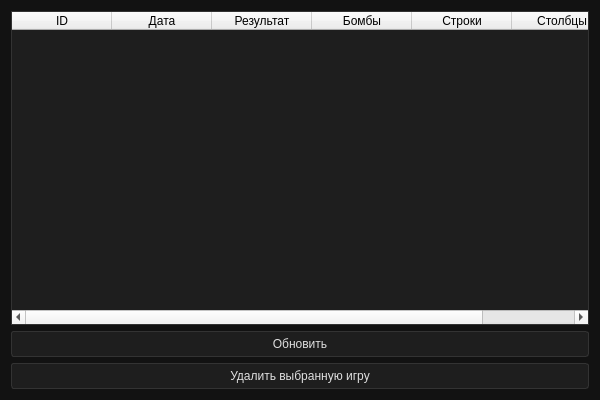
<?xml version="1.0" encoding="UTF-8"?>
<ui version="4.0">
 <class>DatabaseEditor</class>
 <widget class="QDialog" name="DatabaseEditor">
  <property name="geometry">
   <rect>
    <x>0</x>
    <y>0</y>
    <width>600</width>
    <height>400</height>
   </rect>
  </property>
  <property name="styleSheet">
   <string notr="true">
    QDialog {
        background-color: #121212;
        color: #E0E0E0;
    }
    QPushButton {
        background-color: #1E1E1E;
        color: #E0E0E0;
        border: 1px solid #333;
        padding: 5px;
        border-radius: 3px;
    }
    QPushButton:hover {
        background-color: #2E2E2E;
    }
    QPushButton:pressed {
        background-color: #3E3E3E;
    }
    QTableWidget {
        background-color: #1E1E1E; 
        color: #E0E0E0;
        border: 1px solid #333;
    }
    QTableWidget::item {
        background-color: #1E1E1E; 
        color: #E0E0E0;  
        border: 1px solid #333;
    }
    QTableWidget::item:selected {
        background-color: #2E2E2E;  
        color: #FFFFFF;  
    }
    QTableWidget::header {
        background-color: #121212; 
        color: #E0E0E0; 
        border: 1px solid #333;
    }
    QTableWidget::header::section {
        background-color: #121212; 
        color: #E0E0E0; 
        border: 1px solid #333;
    }
    QScrollBar:vertical {
        background-color: #1E1E1E;
        width: 15px;
        margin: 15px 0 15px 0;
        border: 1px solid #333;
    }
    QScrollBar::handle:vertical {
        background-color: #333;
        min-height: 20px;
    }
    QScrollBar::add-line:vertical, QScrollBar::sub-line:vertical {
        background-color: #1E1E1E;
        height: 15px;
        subcontrol-origin: margin;
    }
   </string>
  </property>
  <layout class="QVBoxLayout">
   <item>
    <widget class="QTableWidget" name="tableWidget">
     <column>
      <property name="text">
       <string>ID</string>
      </property>
     </column>
     <column>
      <property name="text">
       <string>Дата</string>
      </property>
     </column>
     <column>
      <property name="text">
       <string>Результат</string>
      </property>
     </column>
     <column>
      <property name="text">
       <string>Бомбы</string>
      </property>
     </column>
     <column>
      <property name="text">
       <string>Строки</string>
      </property>
     </column>
     <column>
      <property name="text">
       <string>Столбцы</string>
      </property>
     </column>
    </widget>
   </item>
   <item>
    <widget class="QPushButton" name="updateButton">
     <property name="text">
      <string>Обновить</string>
     </property>
    </widget>
   </item>
   <item>
    <widget class="QPushButton" name="deleteButton">
     <property name="text">
      <string>Удалить выбранную игру</string>
     </property>
    </widget>
   </item>
  </layout>
 </widget>
</ui>
